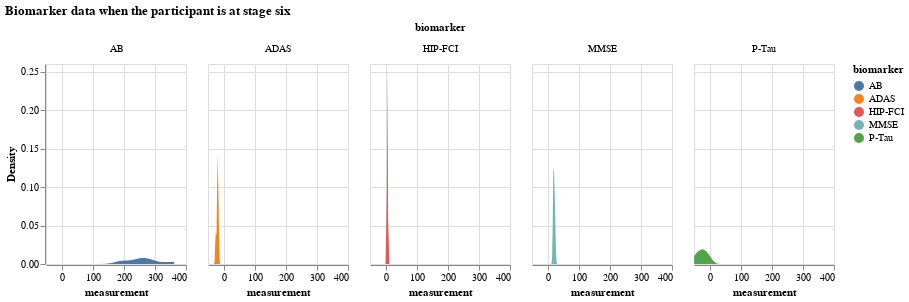

Here is the notebook cell this chart was saved with:
### Markdown cell above
### Distribution of all biomarker values when the participant is at a certain disease stage

### Code cell
# biomarker data when the participant is at stage 6
df_kj_3 = df[df.k_j == 3]
df_kj_3

alt.Chart(df_kj_3).transform_density(
    'measurement',
    as_=['measurement', 'Density'],
    groupby=['biomarker']
).mark_area().encode(
    x="measurement:Q",
    y="Density:Q",
    facet = alt.Facet(
        "biomarker:N",
        columns = 5
    ),
    color=alt.Color(
        'biomarker:N'
    )
).properties(
    width= 140,
    height = 200,
).properties(
    title='Biomarker data when the participant is at stage six'
)

### Figure 1 — Vega-Lite specification as saved in the notebook (floating-point values rounded to 4 significant figures)
{"config": {"view": {"continuousWidth": 300, "continuousHeight": 300}}, "data": {"name": "data-b45289b5be98a58c422e2a6387f07c61"}, "mark": {"type": "area"}, "encoding": {"color": {"field": "biomarker", "type": "nominal"}, "facet": {"columns": 5, "field": "biomarker", "type": "nominal"}, "x": {"field": "measurement", "type": "quantitative"}, "y": {"field": "Density", "type": "quantitative"}}, "height": 200, "title": "Biomarker data when the participant is at stage six", "transform": [{"density": "measurement", "groupby": ["biomarker"], "as": ["measurement", "Density"]}], "width": 140, "$schema": "https://vega.github.io/schema/vega-lite/v5.16.3.json", "datasets": {"data-b45289b5be98a58c422e2a6387f07c61": [{"participant": 5, "biomarker": "MMSE", "measurement": 23.41, "k_j": 3, "S_n": 4, "affected_or_not": "not_affected"}, {"participant": 19, "biomarker": "MMSE", "measurement": 20.47, "k_j": 3, "S_n": 4, "affected_or_not": "not_affected"}, {"participant": 20, "biomarker": "MMSE", "measurement": 22.96, "k_j": 3, "S_n": 4, "affected_or_not": "not_affected"}, {"participant": 50, "biomarker": "MMSE", "measurement": 17.42, "k_j": 3, "S_n": 4, "affected_or_not": "not_affected"}, {"participant": 51, "biomarker": "MMSE", "measurement": 22.29, "k_j": 3, "S_n": 4, "affected_or_not": "not_affected"}, {"participant": 52, "biomarker": "MMSE", "measurement": 19.08, "k_j": 3, "S_n": 4, "affected_or_not": "not_affected"}, {"participant": 53, "biomarker": "MMSE", "measurement": 18.85, "k_j": 3, "S_n": 4, "affected_or_not": "not_affected"}, {"participant": 65, "biomarker": "MMSE", "measurement": 19.83, "k_j": 3, "S_n": 4, "affected_or_not": "not_affected"}, {"participant": 66, "biomarker": "MMSE", "measurement": 23.49, "k_j": 3, "S_n": 4, "affected_or_not": "not_affected"}, {"participant": 76, "biomarker": "MMSE", "measurement": 18.26, "k_j": 3, "S_n": 4, "affected_or_not": "not_affected"}, {"participant": 95, "biomarker": "MMSE", "measurement": 18.6, "k_j": 3, "S_n": 4, "affected_or_not": "not_affected"}, {"participant": 96, "biomarker": "MMSE", "measurement": 25.84, "k_j": 3, "S_n": 4, "affected_or_not": "not_affected"}, {"participant": 98, "biomarker": "MMSE", "measurement": 20.41, "k_j": 3, "S_n": 4, "affected_or_not": "not_affected"}, {"participant": 5, "biomarker": "ADAS", "measurement": -19.43, "k_j": 3, "S_n": 5, "affected_or_not": "not_affected"}, {"participant": 19, "biomarker": "ADAS", "measurement": -18.4, "k_j": 3, "S_n": 5, "affected_or_not": "not_affected"}, {"participant": 20, "biomarker": "ADAS", "measurement": -19.81, "k_j": 3, "S_n": 5, "affected_or_not": "not_affected"}, {"participant": 50, "biomarker": "ADAS", "measurement": -17.39, "k_j": 3, "S_n": 5, "affected_or_not": "not_affected"}, {"participant": 51, "biomarker": "ADAS", "measurement": -19.18, "k_j": 3, "S_n": 5, "affected_or_not": "not_affected"}, {"participant": 52, "biomarker": "ADAS", "measurement": -17.07, "k_j": 3, "S_n": 5, "affected_or_not": "not_affected"}, {"participant": 53, "biomarker": "ADAS", "measurement": -22.04, "k_j": 3, "S_n": 5, "affected_or_not": "not_affected"}, {"participant": 65, "biomarker": "ADAS", "measurement": -16.01, "k_j": 3, "S_n": 5, "affected_or_not": "not_affected"}, {"participant": 66, "biomarker": "ADAS", "measurement": -15.05, "k_j": 3, "S_n": 5, "affected_or_not": "not_affected"}, {"participant": 76, "biomarker": "ADAS", "measurement": -25.16, "k_j": 3, "S_n": 5, "affected_or_not": "not_affected"}, {"participant": 95, "biomarker": "ADAS", "measurement": -20.21, "k_j": 3, "S_n": 5, "affected_or_not": "not_affected"}, {"participant": 96, "biomarker": "ADAS", "measurement": -25.69, "k_j": 3, "S_n": 5, "affected_or_not": "not_affected"}, {"participant": 98, "biomarker": "ADAS", "measurement": -19.03, "k_j": 3, "S_n": 5, "affected_or_not": "not_affected"}, {"participant": 5, "biomarker": "AB", "measurement": 202.1, "k_j": 3, "S_n": 2, "affected_or_not": "affected"}, {"participant": 19, "biomarker": "AB", "measurement": 287.3, "k_j": 3, "S_n": 2, "affected_or_not": "affected"}, {"participant": 20, "biomarker": "AB", "measurement": 268.4, "k_j": 3, "S_n": 2, "affected_or_not": "affected"}, {"participant": 50, "biomarker": "AB", "measurement": 238.7, "k_j": 3, "S_n": 2, "affected_or_not": "affected"}, {"participant": 51, "biomarker": "AB", "measurement": 273.7, "k_j": 3, "S_n": 2, "affected_or_not": "affected"}, {"participant": 52, "biomarker": "AB", "measurement": 303.5, "k_j": 3, "S_n": 2, "affected_or_not": "affected"}, {"participant": 53, "biomarker": "AB", "measurement": 189.2, "k_j": 3, "S_n": 2, "affected_or_not": "affected"}, {"participant": 65, "biomarker": "AB", "measurement": 361.8, "k_j": 3, "S_n": 2, "affected_or_not": "affected"}, {"participant": 66, "biomarker": "AB", "measurement": 247.9, "k_j": 3, "S_n": 2, "affected_or_not": "affected"}, {"participant": 76, "biomarker": "AB", "measurement": 264.8, "k_j": 3, "S_n": 2, "affected_or_not": "affected"}, {"participant": 95, "biomarker": "AB", "measurement": 349.0, "k_j": 3, "S_n": 2, "affected_or_not": "affected"}, {"participant": 96, "biomarker": "AB", "measurement": 191.2, "k_j": 3, "S_n": 2, "affected_or_not": "affected"}, {"participant": 98, "biomarker": "AB", "measurement": 248.1, "k_j": 3, "S_n": 2, "affected_or_not": "affected"}, {"participant": 5, "biomarker": "P-Tau", "measurement": -20.25, "k_j": 3, "S_n": 3, "affected_or_not": "affected"}, {"participant": 19, "biomarker": "P-Tau", "measurement": -6.146, "k_j": 3, "S_n": 3, "affected_or_not": "affected"}, {"participant": 20, "biomarker": "P-Tau", "measurement": -43.68, "k_j": 3, "S_n": 3, "affected_or_not": "affected"}, {"participant": 50, "biomarker": "P-Tau", "measurement": -37.31, "k_j": 3, "S_n": 3, "affected_or_not": "affected"}, {"participant": 51, "biomarker": "P-Tau", "measurement": -1.663, "k_j": 3, "S_n": 3, "affected_or_not": "affected"}, {"participant": 52, "biomarker": "P-Tau", "measurement": -49.38, "k_j": 3, "S_n": 3, "affected_or_not": "affected"}, {"participant": 53, "biomarker": "P-Tau", "measurement": -21.15, "k_j": 3, "S_n": 3, "affected_or_not": "affected"}, {"participant": 65, "biomarker": "P-Tau", "measurement": 4.037, "k_j": 3, "S_n": 3, "affected_or_not": "affected"}, {"participant": 66, "biomarker": "P-Tau", "measurement": -29.8, "k_j": 3, "S_n": 3, "affected_or_not": "affected"}, {"participant": 76, "biomarker": "P-Tau", "measurement": -26.68, "k_j": 3, "S_n": 3, "affected_or_not": "affected"}, {"participant": 95, "biomarker": "P-Tau", "measurement": -41.42, "k_j": 3, "S_n": 3, "affected_or_not": "affected"}, {"participant": 96, "biomarker": "P-Tau", "measurement": -14.51, "k_j": 3, "S_n": 3, "affected_or_not": "affected"}, {"participant": 98, "biomarker": "P-Tau", "measurement": -17.41, "k_j": 3, "S_n": 3, "affected_or_not": "affected"}, {"participant": 5, "biomarker": "HIP-FCI", "measurement": 5.21, "k_j": 3, "S_n": 1, "affected_or_not": "affected"}, {"participant": 19, "biomarker": "HIP-FCI", "measurement": 2.422, "k_j": 3, "S_n": 1, "affected_or_not": "affected"}, {"participant": 20, "biomarker": "HIP-FCI", "measurement": 7.082, "k_j": 3, "S_n": 1, "affected_or_not": "affected"}, {"participant": 50, "biomarker": "HIP-FCI", "measurement": 5.895, "k_j": 3, "S_n": 1, "affected_or_not": "affected"}, {"participant": 51, "biomarker": "HIP-FCI", "measurement": 3.431, "k_j": 3, "S_n": 1, "affected_or_not": "affected"}, {"participant": 52, "biomarker": "HIP-FCI", "measurement": 9.76, "k_j": 3, "S_n": 1, "affected_or_not": "affected"}, {"participant": 53, "biomarker": "HIP-FCI", "measurement": 7.033, "k_j": 3, "S_n": 1, "affected_or_not": "affected"}, {"participant": 65, "biomarker": "HIP-FCI", "measurement": 5.456, "k_j": 3, "S_n": 1, "affected_or_not": "affected"}, {"participant": 66, "biomarker": "HIP-FCI", "measurement": 5.905, "k_j": 3, "S_n": 1, "affected_or_not": "affected"}, {"participant": 76, "biomarker": "HIP-FCI", "measurement": 7.044, "k_j": 3, "S_n": 1, "affected_or_not": "affected"}, {"participant": 95, "biomarker": "HIP-FCI", "measurement": 5.197, "k_j": 3, "S_n": 1, "affected_or_not": "affected"}, {"participant": 96, "biomarker": "HIP-FCI", "measurement": 5.417, "k_j": 3, "S_n": 1, "affected_or_not": "affected"}, {"participant": 98, "biomarker": "HIP-FCI", "measurement": 6.475, "k_j": 3, "S_n": 1, "affected_or_not": "affected"}]}}
